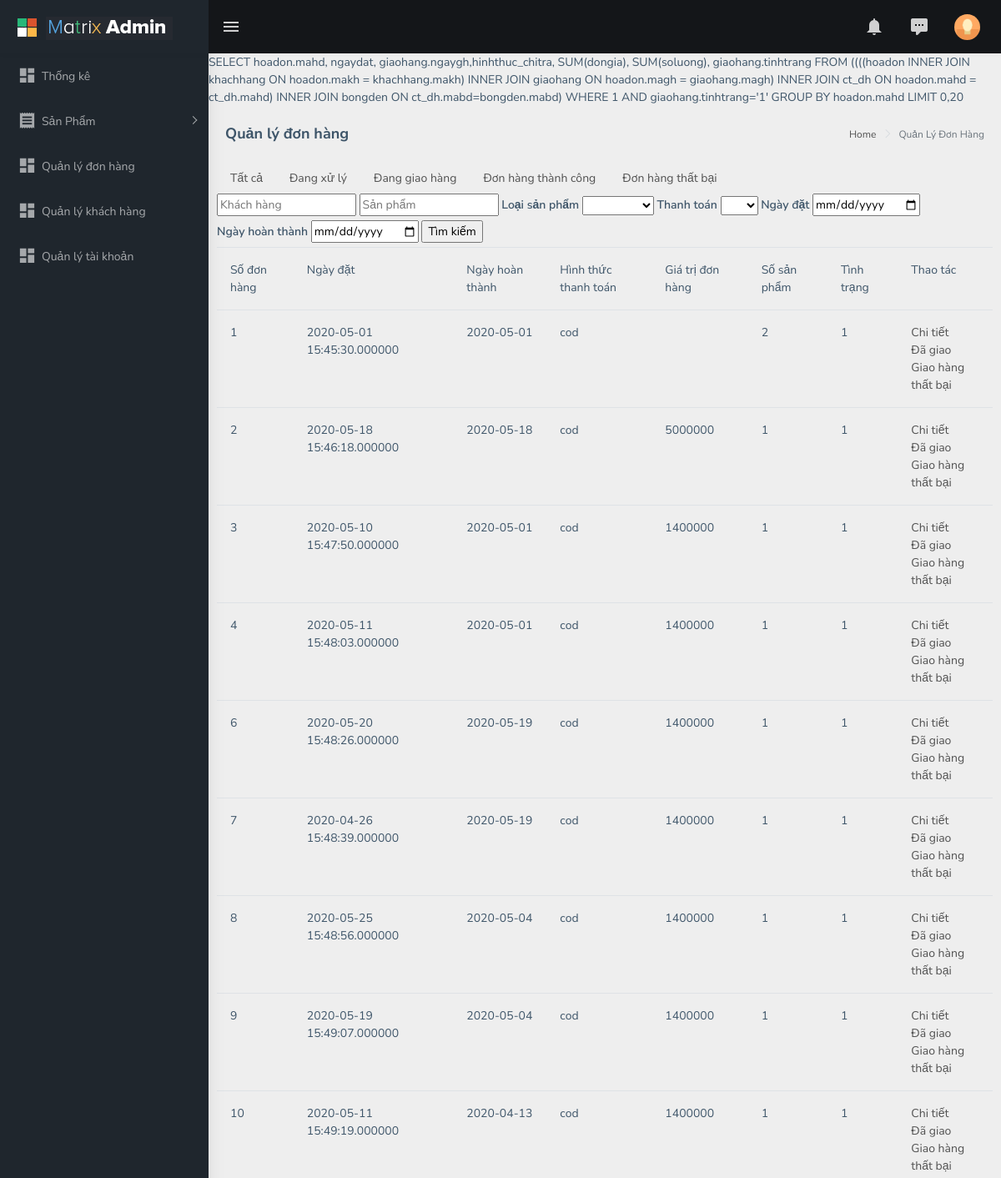
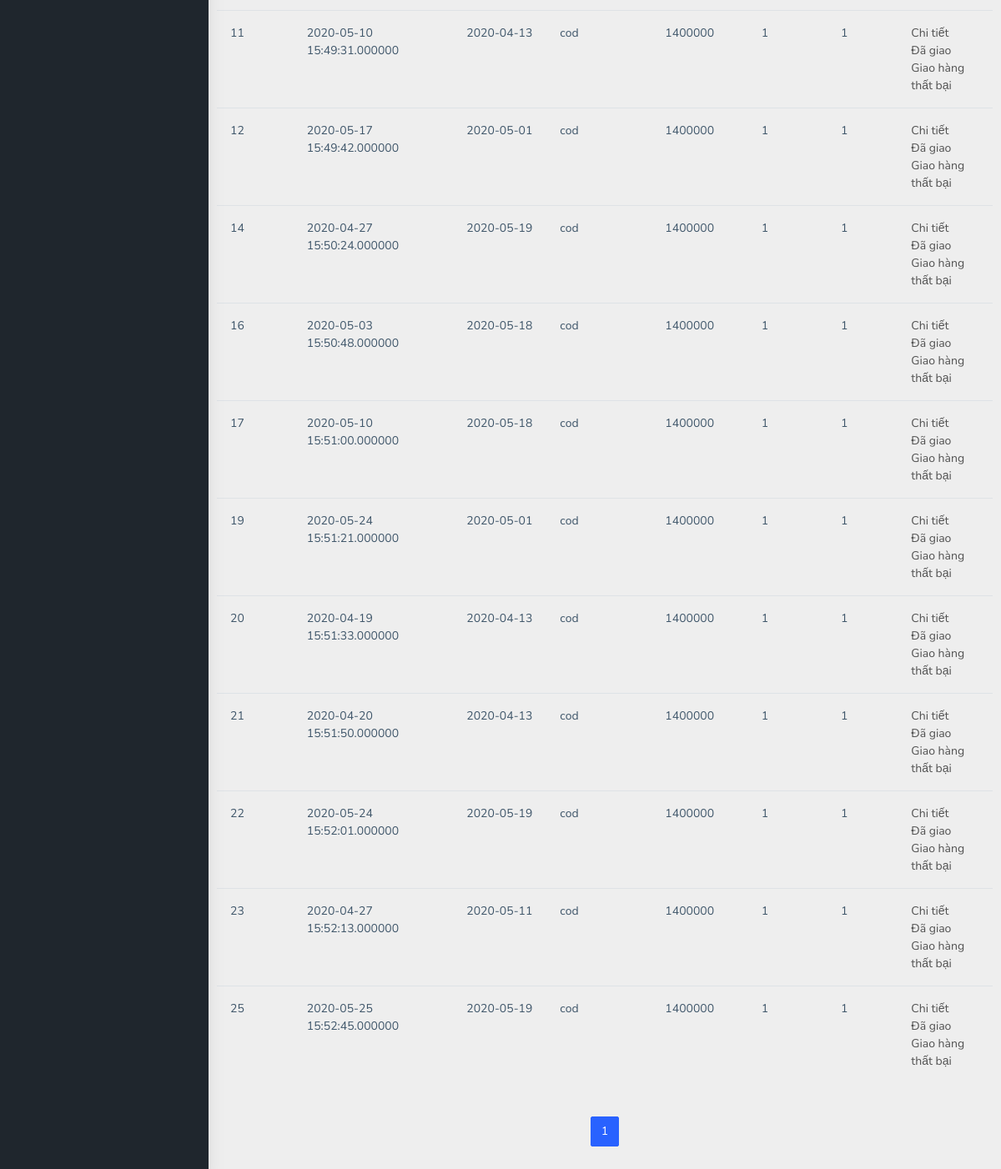
Page /admin/index.php?page=manager_order&order_state=1 (signed in) on the committed database (2 pictures, top to bottom).
### tables this page shows
CREATE TABLE `hoadon` (
  `mahd` int(11) NOT NULL,
  `makh` int(11) DEFAULT NULL,
  `magh` int(11) DEFAULT NULL,
  `ngaydat` datetime(6) DEFAULT NULL,
  `ghichu` varchar(500) DEFAULT NULL,
  `hinhthuc_chitra` varchar(255) NOT NULL DEFAULT 'cod'
);

CREATE TABLE `giaohang` (
  `magh` int(11) NOT NULL,
  `ngaygh` date DEFAULT NULL,
  `diachi` varchar(255) DEFAULT NULL,
  `tinhtrang` varchar(255) DEFAULT NULL,
  `sdt` varchar(12) DEFAULT NULL
);

### admin/model/Connection.php (called while the page is built, shortened)
<?php
class Connection {
    private $servername = "localhost";
    private $username = "root";
    private $password = "";
    private $databaseName =	"bong_den";
    private $conn;
    public function __construct() {
        $this->conn = new PDO("mysql:host=$this->servername:3306;dbname=$this->databaseName", $this->username, $this->password);
        $this->conn->setAttribute(PDO::ATTR_ERRMODE, PDO::ERRMODE_EXCEPTION);
        $this->conn->exec("set names utf8");
    }
    public function select($query) {
        $stmt = $this->conn->prepare($query);
        $stmt->setFetchMode(PDO::FETCH_ASSOC);
        $stmt->execute();
        return $stmt;
    }
    public function totalRecord($query){
        $stmt = $this->select($query);
        $total_record = $stmt->rowCount();
        return $total_record;
    }
}

### admin/view/manager_order.php (the view, shortened to what this page needs)
<div class="page-wrapper">
    <?php
include_once "./model/Connection.php";
$connect = new Connection();
        $instance_page = 1;
        $limit = 20;
        $start = ($instance_page-1)*$limit;
        $query = "SELECT hoadon.mahd, ngaydat, giaohang.ngaygh,hinhthuc_chitra, SUM(dongia), SUM(soluong), giaohang.tinhtrang
        FROM ((((hoadon INNER JOIN khachhang ON hoadon.makh = khachhang.makh)
                INNER JOIN giaohang ON hoadon.magh = giaohang.magh)
                INNER JOIN ct_dh ON  hoadon.mahd = ct_dh.mahd)
                INNER JOIN bongden ON ct_dh.mabd=bongden.mabd) ";
        $condition = "WHERE 1";
        if(isset($_GET['order_state'])){
            $condition .= " AND giaohang.tinhtrang='".$_GET['order_state']."' ";
        }
        $query .= $condition;
        $total_record = $connect->totalRecord("SELECT hoadon.mahd FROM
        ((((hoadon INNER JOIN khachhang ON hoadon.makh = khachhang.makh)
        INNER JOIN giaohang ON hoadon.magh = giaohang.magh)
        INNER JOIN ct_dh ON  hoadon.mahd = ct_dh.mahd)
        INNER JOIN bongden ON ct_dh.mabd=bongden.mabd)"
        .$condition);
        $total_page = ceil($total_record/$limit);
        $query .= " GROUP BY hoadon.mahd LIMIT $start,$limit ";
        echo $query;
         $order_stmt = $connect->select($query);
?>
    <div class="page-breadcrumb">
        <div class="row">
            <div class="col-12 d-flex no-block align-items-center">
                <h4 class="page-title">Quản lý đơn hàng</h4>
                <div class="ml-auto text-right">
                    <nav aria-label="breadcrumb">
                        <ol class="breadcrumb">
                            <li class="breadcrumb-item"><a href="?page=home">Home</a></li>
                            <li class="breadcrumb-item active" aria-current="page">Quản Lý Đơn Hàng</li>
                        </ol>
                    </nav>
                </div>
            </div>
        </div>
    </div>
    <div class="container-fluid">
        <div class="row">
            <ul class="nav">
                <li class="nav-item">
                    <a class="nav-link" href="?page=manager_order"> Tất cả </a>
                </li>
                <li class="nav-item">
                    <a class="nav-link" href="?page=manager_order&order_state=0"> Đang xử lý </a>
                </li>
                <li class="nav-item">
                    <a class="nav-link" href="?page=manager_order&order_state=1"> Đang giao hàng </a>
                </li>
                <li class="nav-item">
                    <a class="nav-link" href="?page=manager_order&order_state=2"> Đơn hàng thành công</a>
                </li>
                <li class="nav-item">
                    <a class="nav-link" href="?page=manager_order&order_state=-1"> Đơn hàng thất bại</a>
                </li>
            </ul>
        </div>
        <div class="row">
            <form action="" method="POST">
            <input type="text" name="customer_name" placeholder="Khách hàng">
            <input type="text" name="product_name" placeholder="Sản phẩm">
            <label for="category_id"> Loại sản phẩm </label>
            <select name="category_id" id="" >
                <option value=""></option>
                <?php
                $list_category = $connect->select("SELECT maloai,tenloai FROM loaibd");
                while($row = $list_category->fetch())
                {
                    echo "<option value='".$row['maloai']."' >". $row['tenloai'] ."</option>";
                }
                ?>
            </select>
            <label for="payment"> Thanh toán </label>
            <select name="payment" id="">
                <option value=""></option>
                <?php
                $list_payment = $connect->select("SELECT hinhthuc_chitra FROM hoadon GROUP BY hinhthuc_chitra");
                while($row = $list_payment->fetch())
                {
                    echo "<option value='".$row['hinhthuc_chitra']."' >". $row['hinhthuc_chitra'] ."</option>";
                }
                ?>
            </select>
            <label for="order_date"> Ngày đặt </label>
            <input type="date" name="order_date" >
            <label for="comp_date"> Ngày hoàn thành </label>
            <input type="date" name="comp_date" >
            <input type="submit" name="search" value="Tìm kiếm">
            </form>
        </div>
        <div class="row">
            <table class="table">
                <thead>
                    <tr>
                        <td> <span> Số đơn hàng </span></td>
                        <td> <span> Ngày đặt </span></td>
                        <td> <span> Ngày hoàn thành </span></td>
                        <td> <span> Hình thức thanh toán </span></td>
                        <td> <span> Giá trị đơn hàng </span></td>
                        <td> <span> Số sản phẩm </span></td>
                        <td> <span> Tình trạng </span></td>
                        <td> <span> Thao tác </span></td>
                    </tr>
                </thead>
                <tbody>
                    <?php
                        while($row = $order_stmt->fetch()){
                            switch ($row["tinhtrang"]) {
                                case "1":
                                    $change_state = "
                                    <li>
                                    <span><a href=\"./controller/manager_order_perform.php?order_id=".$row['mahd']."&new_state=2\"> Đã giao </a></span>
                                    </li>
                                    <li>
                                    <span><a href=\"./controller/manager_order_perform.php?order_id=".$row['mahd']."&new_state=-1\"> Giao hàng thất bại </a></span>
                                    </li>";
                                    break;
                            }
                            echo
                            "<tr>
                                <td> <span>". $row["mahd"] ."</span></td>
                                <td> <span>". $row["ngaydat"] ."</span></td>
                                <td> <span>". $row["ngaygh"] ."</span></td>
                                <td> <span>". $row["hinhthuc_chitra"] ."</span></td>
                                <td> <span>". $row["SUM(dongia)"] ."</span></td>
                                <td> <span>". $row["SUM(soluong)"] ."</span></td>
                                <td> <span>". $row["tinhtrang"] ."</span></td>
                                <td>
                                <ul>
                                    <li>
                                        <span><a href=\"?page=order_detail&order_id=".$row['mahd']."\"> Chi tiết </a></span>
                                    </li>
                                    ".$change_state."
                                </ul>
                                </td>
                            </tr>";
                        }
                    ?>
                </tbody>
            </table>
        </div>
        <div class="row">
            <ul class="pagination justify-content-center" style="margin:20px 0; width: 100%;">
                <?php
                    for($i = 1; $i<=$total_page; $i++){
                        if($instance_page==$i){
                            echo "<li class=\"page-item active\"><a class=\"page-link\" href=\"#\">$i</a></li>";
                            continue;
                        }
                    }
                ?>
            </ul>
        </div>
    </div>
</div>

### rows in the picture
hoadon: mahd "1", ngaydat "2020-05-01 15:45:30.000000", magh.ngaygh "2020-05-01", hinhthuc_chitra "cod", SUM "2", magh.tinhtrang "1"
hoadon: mahd "2", ngaydat "2020-05-18 15:46:18.000000", magh.ngaygh "2020-05-18", hinhthuc_chitra "cod", SUM "5000000", SUM "1", magh.tinhtrang "1"
hoadon: mahd "3", ngaydat "2020-05-10 15:47:50.000000", magh.ngaygh "2020-05-01", hinhthuc_chitra "cod", SUM "1400000", SUM "1", magh.tinhtrang "1"
hoadon: mahd "4", ngaydat "2020-05-11 15:48:03.000000", magh.ngaygh "2020-05-01", hinhthuc_chitra "cod", SUM "1400000", SUM "1", magh.tinhtrang "1"
hoadon: mahd "6", ngaydat "2020-05-20 15:48:26.000000", magh.ngaygh "2020-05-19", hinhthuc_chitra "cod", SUM "1400000", SUM "1", magh.tinhtrang "1"
hoadon: mahd "7", ngaydat "2020-04-26 15:48:39.000000", magh.ngaygh "2020-05-19", hinhthuc_chitra "cod", SUM "1400000", SUM "1", magh.tinhtrang "1"
hoadon: mahd "8", ngaydat "2020-05-25 15:48:56.000000", magh.ngaygh "2020-05-04", hinhthuc_chitra "cod", SUM "1400000", SUM "1", magh.tinhtrang "1"
hoadon: mahd "9", ngaydat "2020-05-19 15:49:07.000000", magh.ngaygh "2020-05-04", hinhthuc_chitra "cod", SUM "1400000", SUM "1", magh.tinhtrang "1"
hoadon: mahd "10", ngaydat "2020-05-11 15:49:19.000000", magh.ngaygh "2020-04-13", hinhthuc_chitra "cod", SUM "1400000", SUM "1", magh.tinhtrang "1"
hoadon: mahd "11", ngaydat "2020-05-10 15:49:31.000000", magh.ngaygh "2020-04-13", hinhthuc_chitra "cod", SUM "1400000", SUM "1", magh.tinhtrang "1"
hoadon: mahd "12", ngaydat "2020-05-17 15:49:42.000000", magh.ngaygh "2020-05-01", hinhthuc_chitra "cod", SUM "1400000", SUM "1", magh.tinhtrang "1"
hoadon: mahd "14", ngaydat "2020-04-27 15:50:24.000000", magh.ngaygh "2020-05-19", hinhthuc_chitra "cod", SUM "1400000", SUM "1", magh.tinhtrang "1"
hoadon: mahd "16", ngaydat "2020-05-03 15:50:48.000000", magh.ngaygh "2020-05-18", hinhthuc_chitra "cod", SUM "1400000", SUM "1", magh.tinhtrang "1"
hoadon: mahd "17", ngaydat "2020-05-10 15:51:00.000000", magh.ngaygh "2020-05-18", hinhthuc_chitra "cod", SUM "1400000", SUM "1", magh.tinhtrang "1"
hoadon: mahd "19", ngaydat "2020-05-24 15:51:21.000000", magh.ngaygh "2020-05-01", hinhthuc_chitra "cod", SUM "1400000", SUM "1", magh.tinhtrang "1"
hoadon: mahd "20", ngaydat "2020-04-19 15:51:33.000000", magh.ngaygh "2020-04-13", hinhthuc_chitra "cod", SUM "1400000", SUM "1", magh.tinhtrang "1"
hoadon: mahd "21", ngaydat "2020-04-20 15:51:50.000000", magh.ngaygh "2020-04-13", hinhthuc_chitra "cod", SUM "1400000", SUM "1", magh.tinhtrang "1"
hoadon: mahd "22", ngaydat "2020-05-24 15:52:01.000000", magh.ngaygh "2020-05-19", hinhthuc_chitra "cod", SUM "1400000", SUM "1", magh.tinhtrang "1"
hoadon: mahd "23", ngaydat "2020-04-27 15:52:13.000000", magh.ngaygh "2020-05-11", hinhthuc_chitra "cod", SUM "1400000", SUM "1", magh.tinhtrang "1"
hoadon: mahd "25", ngaydat "2020-05-25 15:52:45.000000", magh.ngaygh "2020-05-19", hinhthuc_chitra "cod", SUM "1400000", SUM "1", magh.tinhtrang "1"
